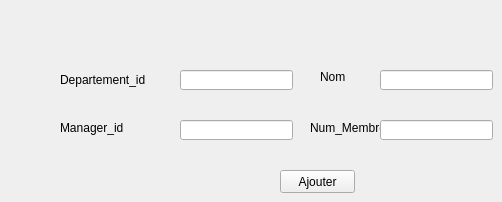
       <widget class="QWidget" name="tab_99">
        <attribute name="title">
         <string>Ajouter un departement</string>
        </attribute>
        <widget class="QLabel" name="label_141">
         <property name="geometry">
          <rect>
           <x>60</x>
           <y>70</y>
           <width>111</width>
           <height>20</height>
          </rect>
         </property>
         <property name="text">
          <string>Departement_id</string>
         </property>
        </widget>
        <widget class="QLabel" name="label_142">
         <property name="geometry">
          <rect>
           <x>60</x>
           <y>120</y>
           <width>91</width>
           <height>16</height>
          </rect>
         </property>
         <property name="text">
          <string>Manager_id</string>
         </property>
        </widget>
        <widget class="QLineEdit" name="lineEdit_id_14">
         <property name="geometry">
          <rect>
           <x>180</x>
           <y>70</y>
           <width>113</width>
           <height>20</height>
          </rect>
         </property>
         <property name="styleSheet">
          <string notr="true"/>
         </property>
        </widget>
        <widget class="QLineEdit" name="lineEdit_manager">
         <property name="geometry">
          <rect>
           <x>180</x>
           <y>120</y>
           <width>113</width>
           <height>20</height>
          </rect>
         </property>
        </widget>
        <widget class="QPushButton" name="pb_ajouter_8">
         <property name="geometry">
          <rect>
           <x>280</x>
           <y>170</y>
           <width>75</width>
           <height>23</height>
          </rect>
         </property>
         <property name="text">
          <string>Ajouter</string>
         </property>
        </widget>
        <widget class="QLabel" name="label_143">
         <property name="geometry">
          <rect>
           <x>320</x>
           <y>70</y>
           <width>47</width>
           <height>13</height>
          </rect>
         </property>
         <property name="text">
          <string>Nom</string>
         </property>
        </widget>
        <widget class="QLabel" name="label_144">
         <property name="geometry">
          <rect>
           <x>310</x>
           <y>120</y>
           <width>71</width>
           <height>16</height>
          </rect>
         </property>
         <property name="text">
          <string>Num_Membre</string>
         </property>
        </widget>
        <widget class="QLineEdit" name="lineEdit_location">
         <property name="geometry">
          <rect>
           <x>380</x>
           <y>120</y>
           <width>113</width>
           <height>20</height>
          </rect>
         </property>
        </widget>
        <widget class="QLineEdit" name="lineEdit_noom">
         <property name="geometry">
          <rect>
           <x>380</x>
           <y>70</y>
           <width>113</width>
           <height>20</height>
          </rect>
         </property>
        </widget>
        <zorder>label_141</zorder>
        <zorder>label_142</zorder>
        <zorder>lineEdit_id_14</zorder>
        <zorder>pb_ajouter_8</zorder>
        <zorder>label_143</zorder>
        <zorder>label_144</zorder>
        <zorder>lineEdit_manager</zorder>
        <zorder>lineEdit_location</zorder>
        <zorder>lineEdit_noom</zorder>
       </widget>
